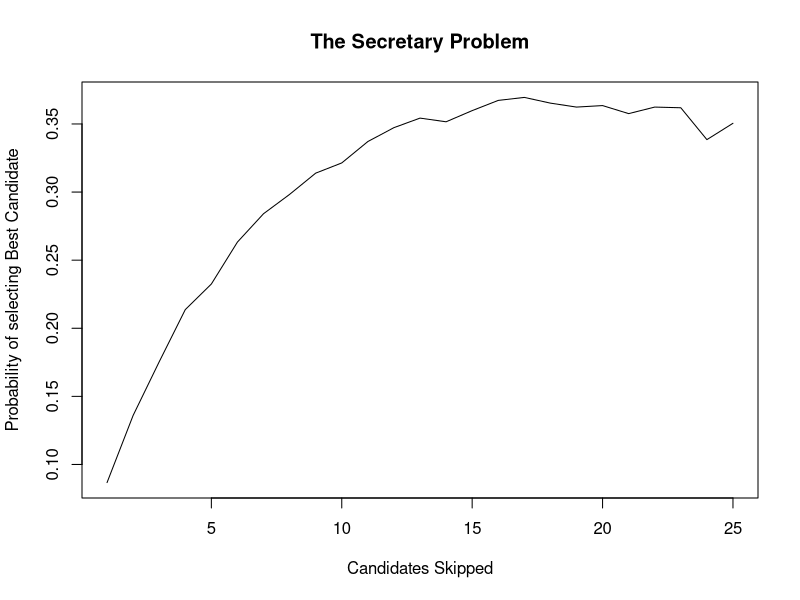

Generate this figure with R:
## ---- chunk 1
sims <- 10000
p <- c()
p[1] <- 0

find_optimal <- function(N){
  for (k in 1:N/2) {
  success <- 0
    for (n in 1:sims) {
      x <- sample(1:N, N, replace = F)
      init_best <- max(x[1:k])
      candidate_score = -1
      for (i in (k+1):N) {
        if (x[i] > init_best) {
          candidate_score <- x[i]
          break
        }
      }
      if (candidate_score == N)
        success <- success + 1
    }
  p[k] <- success/sims
  }
  p
}

p <- find_optimal(50)
p
plot(1:length(p), p, type = "l", xlab = "Candidates Skipped",
     ylab = "Probability of selecting Best Candidate",
     main = "The Secretary Problem")
## ---- chunk 2
p
